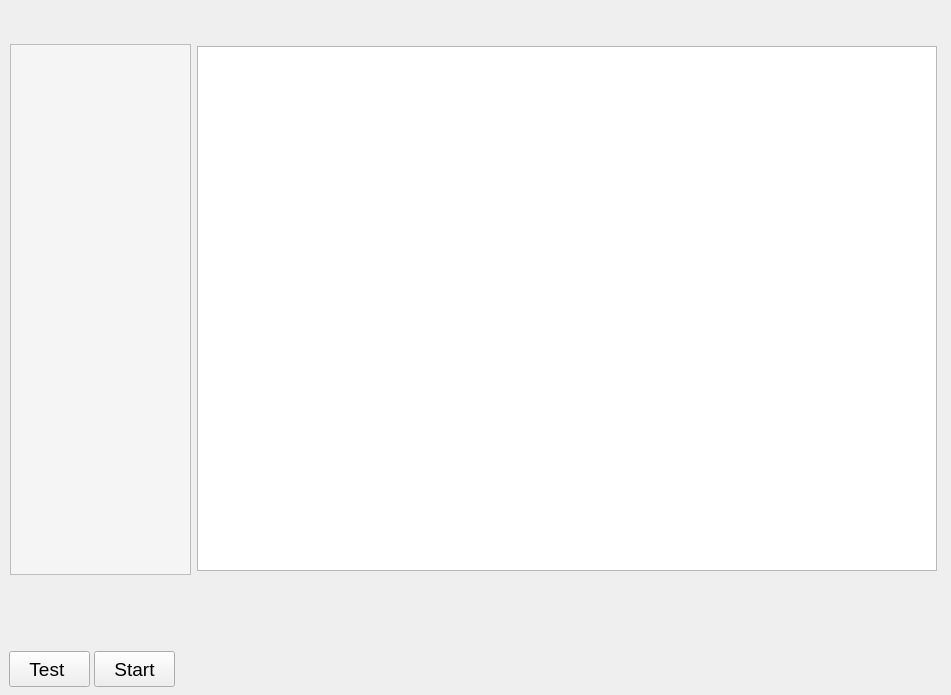
<?xml version="1.0" encoding="UTF-8"?>
<ui version="4.0">
 <class>HuiRuWorkStationClass</class>
 <widget class="QMainWindow" name="HuiRuWorkStationClass">
  <property name="geometry">
   <rect>
    <x>0</x>
    <y>0</y>
    <width>951</width>
    <height>695</height>
   </rect>
  </property>
  <property name="windowTitle">
   <string>HuiRuWorkStation</string>
  </property>
  <widget class="QWidget" name="centralWidget">
   <widget class="QCustomToolButton" name="toolButton">
    <property name="geometry">
     <rect>
      <x>9</x>
      <y>651</y>
      <width>81</width>
      <height>36</height>
     </rect>
    </property>
    <property name="font">
     <font>
      <pointsize>14</pointsize>
     </font>
    </property>
    <property name="text">
     <string>Test </string>
    </property>
   </widget>
   <widget class="QToolButton" name="toolButton_2">
    <property name="geometry">
     <rect>
      <x>94</x>
      <y>651</y>
      <width>81</width>
      <height>36</height>
     </rect>
    </property>
    <property name="font">
     <font>
      <pointsize>14</pointsize>
     </font>
    </property>
    <property name="text">
     <string>Start</string>
    </property>
   </widget>
   <widget class="QCustomSwitchButton" name="widget" native="true">
    <property name="geometry">
     <rect>
      <x>840</x>
      <y>650</y>
      <width>101</width>
      <height>36</height>
     </rect>
    </property>
    <property name="font">
     <font>
      <pointsize>14</pointsize>
     </font>
    </property>
   </widget>
   <widget class="NavListView" name="listView">
    <property name="geometry">
     <rect>
      <x>10</x>
      <y>44</y>
      <width>181</width>
      <height>531</height>
     </rect>
    </property>
    <property name="styleSheet">
     <string notr="true">background : #F5F5F5;</string>
    </property>
   </widget>
   <widget class="QStackedWidget" name="stackedWidget">
    <property name="geometry">
     <rect>
      <x>195</x>
      <y>44</y>
      <width>746</width>
      <height>531</height>
     </rect>
    </property>
    <property name="currentIndex">
     <number>0</number>
    </property>
    <widget class="QWidget" name="page">
     <widget class="QTableView" name="tableView">
      <property name="geometry">
       <rect>
        <x>2</x>
        <y>2</y>
        <width>740</width>
        <height>525</height>
       </rect>
      </property>
     </widget>
    </widget>
    <widget class="QWidget" name="page2">
     <widget class="QTableView" name="tableView_2">
      <property name="geometry">
       <rect>
        <x>2</x>
        <y>2</y>
        <width>740</width>
        <height>525</height>
       </rect>
      </property>
     </widget>
    </widget>
    <widget class="QWidget" name="page3">
     <widget class="QTableView" name="tableView_3">
      <property name="geometry">
       <rect>
        <x>2</x>
        <y>2</y>
        <width>740</width>
        <height>525</height>
       </rect>
      </property>
     </widget>
    </widget>
    <widget class="QWidget" name="page4">
     <widget class="QTableView" name="tableView_4">
      <property name="geometry">
       <rect>
        <x>2</x>
        <y>2</y>
        <width>740</width>
        <height>525</height>
       </rect>
      </property>
     </widget>
    </widget>
    <widget class="QWidget" name="page5">
     <widget class="QTableView" name="tableView_5">
      <property name="geometry">
       <rect>
        <x>2</x>
        <y>2</y>
        <width>740</width>
        <height>525</height>
       </rect>
      </property>
     </widget>
    </widget>
   </widget>
  </widget>
 </widget>
 <layoutdefault spacing="6" margin="11"/>
 <customwidgets>
  <customwidget>
   <class>QCustomToolButton</class>
   <extends>QToolButton</extends>
   <header>CustomToolButton/QCustomToolButton.h</header>
  </customwidget>
  <customwidget>
   <class>QCustomSwitchButton</class>
   <extends>QWidget</extends>
   <header>CustomButton/QCustomButton.h</header>
   <container>1</container>
  </customwidget>
  <customwidget>
   <class>NavListView</class>
   <extends>QListView</extends>
   <header>CustomListView/QCustomListView.h</header>
  </customwidget>
 </customwidgets>
 <resources/>
 <connections/>
</ui>
